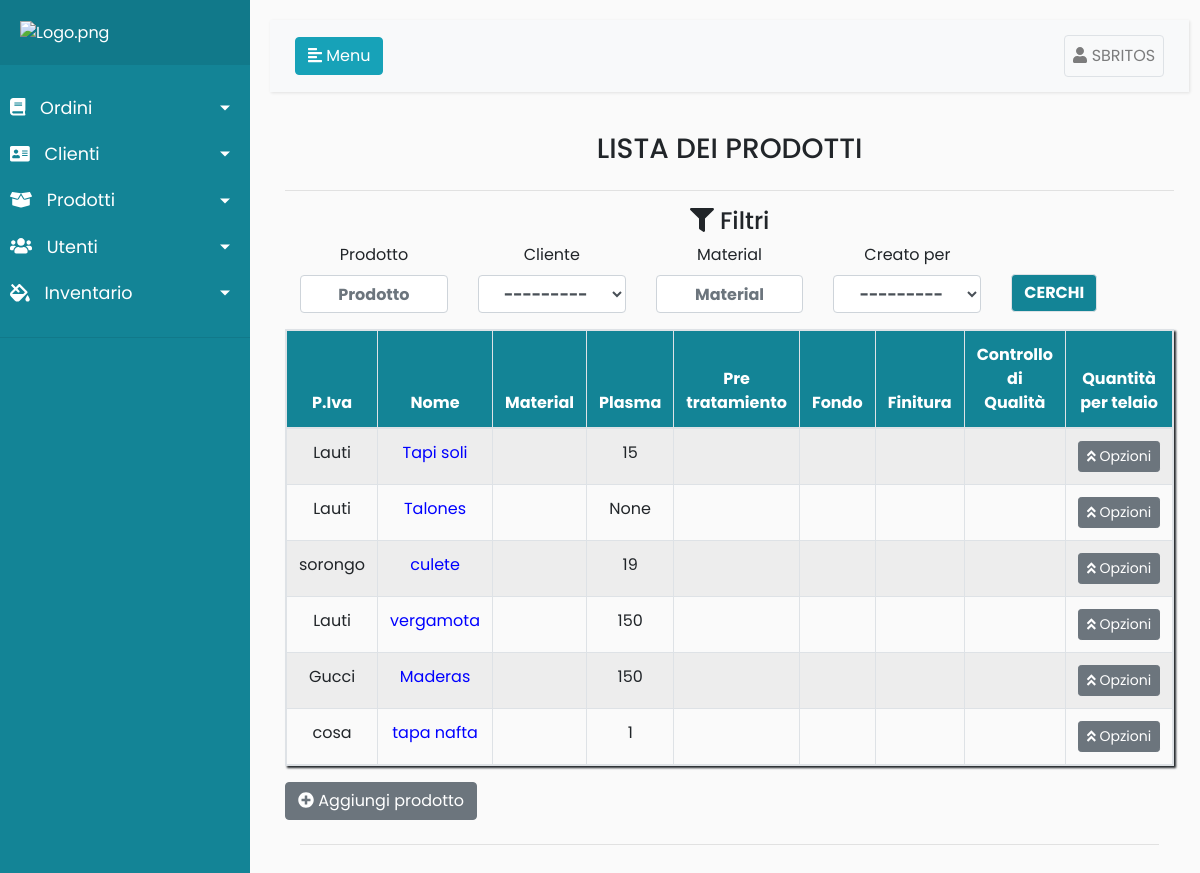
Before: /Productos/ (signed in) with the older database file.
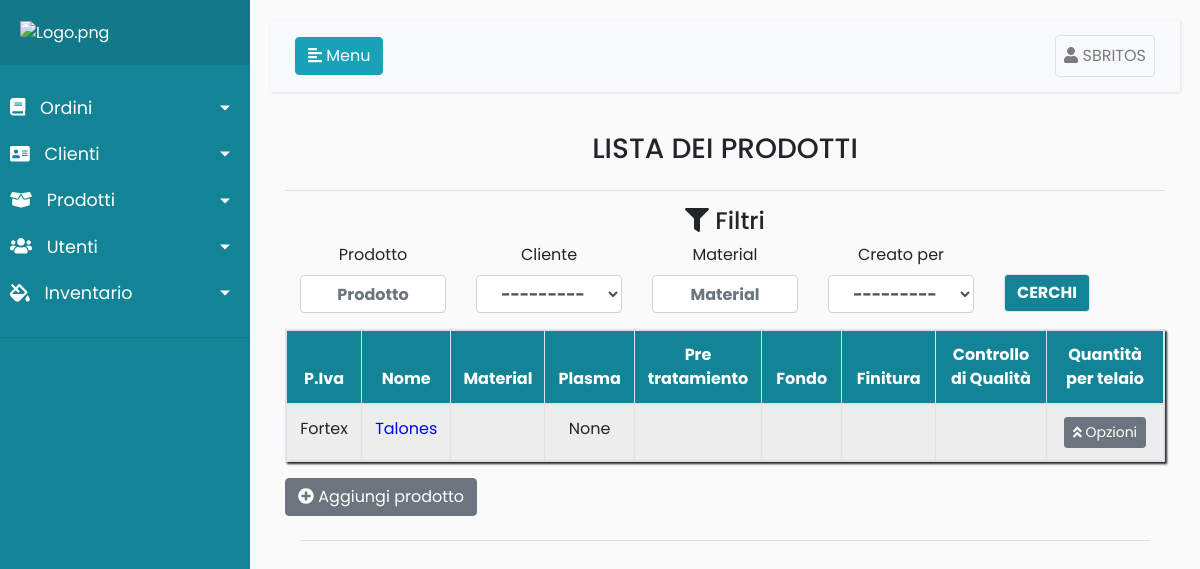
After: the same page with the newer database file.
### Clientes/models.py (models this page shows)
class Clientes(models.Model):
	TIPO_CLIENTE = (
		('Oro','Oro'),
		('Plata','Plata'),
		('Bronce','Bronce'),
		)
	rut = models.IntegerField(primary_key=True,blank=False,null=False)
	nombre_organizacion = models.CharField(max_length=50,blank=False,null=False)
	nombre = models.CharField(max_length=50, blank=False,null=False)
	apellido = models.CharField(max_length=50,blank=False,null=False)
	direccion1 = models.CharField(max_length=150,blank=True,null=False)
	direccion2 = models.CharField(max_length=150, blank=True,null=False)
	ciudad = models.CharField(max_length=20,blank=True,null=False)
	telefono = models.CharField(max_length=20,blank=True,null=False)
	celular = models.CharField(max_length=20,blank=True,null=False)
	email = models.EmailField(max_length=254, blank=True,null=False)
	tipo_cliente = models.CharField(max_length=10,choices=TIPO_CLIENTE,null=False)
	usuarios = models.ForeignKey(settings.AUTH_USER_MODEL,null=True, verbose_name=("Creado por "),on_delete=models.CASCADE)
	history = HistoricalRecords()
	def __str__(self):
		return self.nombre_organizacion

### Productos/models.py (models this page shows, shortened)
class Productos(models.Model):
    nombre = models.CharField(blank=False, max_length=50)
    rut = models.ForeignKey(Clientes, on_delete=models.CASCADE)
    material = models.CharField(blank=True, max_length=50)
    plasma = models.CharField(blank=True, max_length=50)
    preTratamiento = models.ManyToManyField(Stock,related_name='+',blank=True)
    fondo = models.ManyToManyField(Stock,related_name="+",blank=True)
    finitura = models.ManyToManyField(Stock,blank=True)
    deposito = models.CharField(blank=True, max_length=150)
    controlCalidad = models.CharField(blank=True, max_length=50)
    embalaje = models.CharField(blank=True, max_length=50)
    consideraciones = models.TextField(blank=True)
    temperatura = models.IntegerField(blank=True,null=True)
    tiempo_horno = models.IntegerField(blank=True,null=True)
    fotos = models.ImageField(blank=True)
    telaio = models.PositiveSmallIntegerField(blank=True,null=True)
    created = models.DateTimeField(auto_now_add=True)
    updated = models.DateTimeField(auto_now=True,blank=True)
    usuarios = models.ForeignKey(Usuarios, verbose_name=("Creado por "), on_delete=models.CASCADE)
    history = HistoricalRecords()

### Productos/views.py (the view)
# urls.py: path('Productos/', login_required(ListProductosView), name='listProductos'),
def ListProductosView(request):
    Model_one = Productos.objects.all()
    myFilter = OrdenesFilter(request.GET, queryset=Model_one)
    paginator = Paginator(myFilter.qs, 10)
    page = request.GET.get('page1')
    try:
        pub = paginator.page(page)
    except PageNotAnInteger:
        pub = paginator.page(1)
    except EmptyPage:
        pub = paginator.page(paginator.num_pages)
    myFilter = OrdenesFilter(request.GET, queryset=Model_one)
    context = {'Model_one': Model_one, 'pub': pub, "myFilter": myFilter}
    return render(request, 'productos/listProductos.html', context)

### Productos/templates/productos/listProductos.html (shortened to what the changed rows need)
{%extends 'register/index.html'%}
{%load static%}
{% load widget_tweaks %}
{%block content%}
<div class="container">
    <form method="get">
        <div class="container">
            <div class="row align-items-center">
                <div class="col-sm">
                    <label for="nombre" class="text-center container">Prodotto</label>
                    {{myFilter.form.nombre|attr:"placeholder:Prodotto"|add_class:"form-control mb-3 font-weight-bold container text-center"}}
                </div>
                <div class="col-sm">
                    <label for="rut" class="text-center container">Cliente</label>
                    {{myFilter.form.rut|attr:"placeholder:Nombre de producto"|add_class:"form-control mb-3 font-weight-bold container text-center"}}
                </div>
                <div class="col-sm">
                    <label for="usuarios" class="text-center container">Creato per</label>
                    {{myFilter.form.usuarios|attr:"placeholder:Nombre de producto"|add_class:"form-control mb-3 font-weight-bold container text-center"}}
                </div>
            </div>
        </div>
    </form>
    <table id="tabla" class="table table-responsive border table-striped table-bordered" style="box-shadow:2px 2px 2px;">
        <thead style="background-color:#138496;color:#fff">
        <th class="col-md text-center" style="width:15rem;">P.Iva</th>
        <th class="col-md text-center" style="width:5rem;">Nome</th>
        <th class="col-md text-center" style="width:5rem;">Material</th>
        <th class="col-md text-center" style="width:15rem;">Plasma</th>
        <th class="col-md text-center" style="width:15rem;">Pre tratamiento</th>
        <th class="col-md text-center" style="width:25rem;">Fondo</th>
        <th class="col-md text-center" style="width:25rem;">Finitura</th>
        <th class="col-md text-center" style="width:50rem;">Controllo di Qualità</th>
        <th class="col-md text-center" style="width:50rem;">Quantità per telaio</th>
        </thead>
        {%for producto in pub%}
        <form method="POST" action="{%url 'deleteProductos' producto.id%}">
            {%if producto.estado != "Completato" and producto.ubicacion != "Cliente"%}
            <tr>
                <td class="col-md text-center" style="width:5rem;">{{producto.rut}}</td>
                <td class="col-md text-center" style="width:15rem; color: blue"><a href="/Productos/detail/{{producto.producto.id}} ">{{producto.nombre}}</a>
                </td>
                <td class="col-md text-center" style="width:5rem;">{{producto.cantidad_recibida}}</td>
                <td class="col-md text-center" style="width:5rem;">{{producto.telaio}}</td>
                <td class="col-md text-center" style="width:15rem;">{{producto.estado}}</td>
                <td class="col-md text-center" style="width:15rem;">{{producto.ubicacion}}</td>
                <td class="col-md text-center" style="width:25rem;">{{producto.fecha_entrega_estimada}}</td>
                <td class="col-md text-center" style="width:25rem;">{{producto.asignado}}</td>
                <td class="col-md text-center" style="width:50rem;">
                    <div class="dropup">
                        <button type="button" class="btn btn-secondary btn-sm" data-toggle="dropdown">
                            <i class="fas fa-angle-double-up"></i> Opzioni
                        </button>
{%endif%}
                </td>
            </tr>
        </form>
        {%endfor%}
    </table>
    {%endblock%}

Changed rows visible on the page:
removed Clientes: usuarios "---------"
removed Clientes: rut "---------"
removed Productos: rut "Lauti", nombre "Tapi soli", telaio "15"
removed Productos: rut "Lauti", nombre "Talones", telaio "None"
removed Productos: rut "sorongo", nombre "culete", telaio "19"
removed Productos: rut "Lauti", nombre "vergamota", telaio "150"
removed Productos: rut "Gucci", nombre "Maderas", telaio "150"
removed Productos: rut "cosa", nombre "tapa nafta", telaio "1"
added Clientes: rut "---------", usuarios "---------"
added Productos: rut "Fortex", nombre "Talones", telaio "None"
